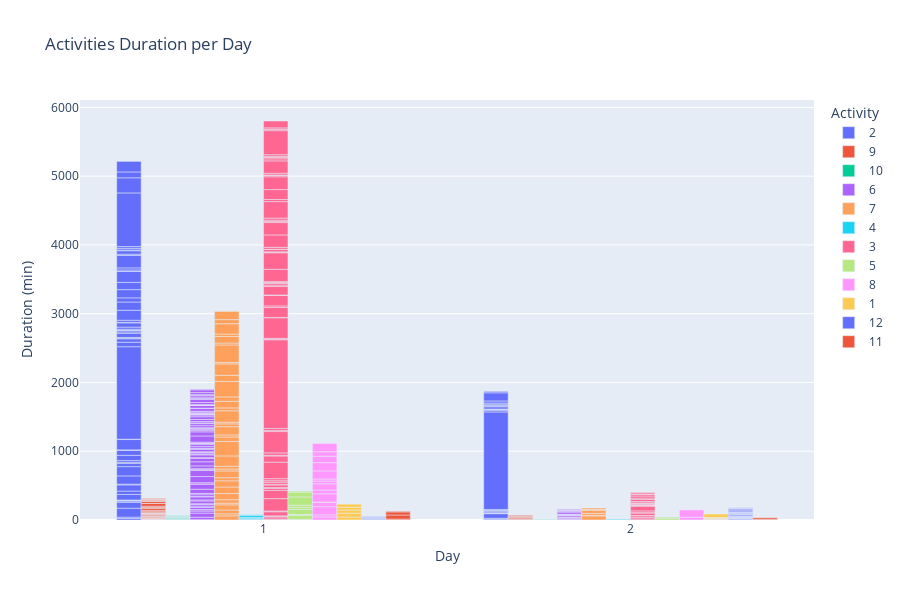

The code cell stored with this chart in its notebook:
### Code cell
#Perform your analysis here
fig = px.bar(all_activity_df, x="Day", y="Duration (min)",
             color='Activity', barmode='group',
             title="Activities Duration per Day" ,height=600)
fig.show()

### Figure 1 — Plotly figure (JSON) as saved in the notebook; plotly's stock layout.template omitted (floating-point values rounded to 4 significant figures)
{"data": [{"alignmentgroup": "True", "hovertemplate": "Activity=2<br>Day=%{x}<br>Duration (min)=%{y}<extra></extra>", "legendgroup": "2", "marker": {"color": "#636efa", "pattern": {"shape": ""}}, "name": "2", "offsetgroup": "2", "orientation": "v", "showlegend": true, "textposition": "auto", "type": "bar", "x": [1, 1, 1, 1, 1, 1, 1, 1, 2, 1, 2, 2, 1, 1, 1, 2, 2, 2, 1, 1, 1, 1, 1, 1, 1, 1, 2, 1, 1, 1, 1, 1, 1, 2, 2, 2, 1, 1, 1, 1, 2, 1, 1, 1, 1, 1, 2, 2, 2, 2, 2, 2, 1, 1, 1, 1, 1, 1, 1, 1, 2, 1, 1, 1, 1, 2, 1, 1, 1, 1, 1, 1, 1, 1, 2, 2], "xaxis": "x", "y": [22, 20, 130, 85, 20, 5, 5, 4, 10, 80, 15, 67, 50, 90, 10, 5, 5, 15, 120, 135, 45, 18, 25, 77, 72, 7, 14, 150, 5, 1345, 65, 50, 10, 10, 10, 1420, 10, 60, 20, 20, 20, 5, 15, 30, 62, 8, 16, 7, 33, 3, 16, 20, 30, 145, 120, 60, 120, 105, 160, 1, 15, 20, 30, 180, 20, 30, 50, 10, 25, 25, 780, 220, 85, 154, 119, 20], "yaxis": "y"}, {"alignmentgroup": "True", "hovertemplate": "Activity=9<br>Day=%{x}<br>Duration (min)=%{y}<extra></extra>", "legendgroup": "9", "marker": {"color": "#EF553B", "pattern": {"shape": ""}}, "name": "9", "offsetgroup": "9", "orientation": "v", "showlegend": true, "textposition": "auto", "type": "bar", "x": [1, 1, 1, 1, 1, 1, 2, 1, 1, 2, 1, 1, 1, 2, 1, 1, 1, 1, 1, 1, 1, 1, 1, 1, 1, 1, 2, 2, 1, 1, 1, 1, 2, 1, 1, 1, 2], "xaxis": "x", "y": [3, 5, 5, 2, 10, 5, 5, 10, 10, 10, 2, 10, 15, 15, 5, 10, 5, 1, 1, 7, 15, 20, 30, 10, 20, 40, 11, 15, 1, 30, 2, 10, 5, 15, 5, 10, 10], "yaxis": "y"}, {"alignmentgroup": "True", "hovertemplate": "Activity=10<br>Day=%{x}<br>Duration (min)=%{y}<extra></extra>", "legendgroup": "10", "marker": {"color": "#00cc96", "pattern": {"shape": ""}}, "name": "10", "offsetgroup": "10", "orientation": "v", "showlegend": true, "textposition": "auto", "type": "bar", "x": [1, 1, 1, 1, 1, 1, 1, 1, 1, 1, 1, 1, 2], "xaxis": "x", "y": [5, 5, 5, 5, 10, 5, 5, 5, 5, 5, 5, 5, 5], "yaxis": "y"}, {"alignmentgroup": "True", "hovertemplate": "Activity=6<br>Day=%{x}<br>Duration (min)=%{y}<extra></extra>", "legendgroup": "6", "marker": {"color": "#ab63fa", "pattern": {"shape": ""}}, "name": "6", "offsetgroup": "6", "orientation": "v", "showlegend": true, "textposition": "auto", "type": "bar", "x": [1, 1, 1, 1, 1, 1, 1, 1, 1, 2, 1, 1, 1, 1, 1, 1, 1, 1, 2, 1, 1, 1, 1, 1, 1, 1, 1, 2, 1, 1, 1, 1, 1, 1, 1, 2, 1, 1, 2, 1, 1, 1, 1, 2, 1, 1, 1, 1, 1, 1, 1, 1, 2, 1, 1, 1, 1, 1, 1, 2, 2, 1, 1, 1, 2, 1, 1, 1, 1, 1, 2, 1, 1, 1, 1, 1, 1, 1, 1, 2, 1, 1, 1, 2, 1, 1, 1, 1], "xaxis": "x", "y": [5, 35, 60, 30, 20, 2, 30, 20, 25, 10, 10, 40, 15, 45, 10, 30, 10, 60, 10, 72, 23, 0, 90, 90, 10, 15, 40, 15, 60, 50, 10, 40, 10, 20, 10, 10, 5, 39, 22, 5, 6, 25, 30, 5, 15, 5, 15, 90, 60, 25, 7, 18, 8, 10, 30, 30, 10, 20, 30, 5, 30, 40, 25, 10, 11, 5, 4, 10, 15, 10, 15, 40, 5, 40, 5, 5, 2, 30, 45, 5, 15, 20, 25, 10, 10, 30, 40, 10], "yaxis": "y"}, {"alignmentgroup": "True", "hovertemplate": "Activity=7<br>Day=%{x}<br>Duration (min)=%{y}<extra></extra>", "legendgroup": "7", "marker": {"color": "#FFA15A", "pattern": {"shape": ""}}, "name": "7", "offsetgroup": "7", "orientation": "v", "showlegend": true, "textposition": "auto", "type": "bar", "x": [1, 1, 1, 1, 1, 1, 1, 1, 1, 1, 1, 1, 1, 1, 1, 1, 1, 1, 2, 1, 2, 1, 1, 1, 1, 1, 1, 1, 2, 2, 1, 1, 1, 1, 2, 2, 1, 1, 1, 1, 1], "xaxis": "x", "y": [60, 30, 55, 75, 25, 50, 90, 95, 90, 45, 98, 28, 41, 150, 210, 65, 30, 120, 60, 41, 8, 25, 165, 42, 95, 65, 225, 90, 29, 43, 165, 20, 255, 29, 14, 20, 95, 35, 150, 60, 120], "yaxis": "y"}, {"alignmentgroup": "True", "hovertemplate": "Activity=4<br>Day=%{x}<br>Duration (min)=%{y}<extra></extra>", "legendgroup": "4", "marker": {"color": "#19d3f3", "pattern": {"shape": ""}}, "name": "4", "offsetgroup": "4", "orientation": "v", "showlegend": true, "textposition": "auto", "type": "bar", "x": [1, 1, 1, 1, 2, 1, 1], "xaxis": "x", "y": [5, 5, 17, 10, 10, 30, 10], "yaxis": "y"}, {"alignmentgroup": "True", "hovertemplate": "Activity=3<br>Day=%{x}<br>Duration (min)=%{y}<extra></extra>", "legendgroup": "3", "marker": {"color": "#FF6692", "pattern": {"shape": ""}}, "name": "3", "offsetgroup": "3", "orientation": "v", "showlegend": true, "textposition": "auto", "type": "bar", "x": [1, 1, 1, 1, 2, 1, 1, 1, 2, 1, 1, 1, 2, 2, 1, 1, 1, 1, 1, 2, 1, 1, 1, 2, 1, 1, 1, 1, 1, 1, 1, 1, 1, 1, 1, 1, 1, 1, 1, 2, 2, 1, 1, 1, 1, 2, 1, 1, 1, 1, 1, 1, 1, 2, 2, 1, 1, 1, 1, 1, 1, 1, 2, 1, 1, 1, 1, 1, 2, 2, 2, 1, 1, 1, 1, 2, 2, 1, 2, 2, 2, 1, 1, 1, 1], "xaxis": "x", "y": [5, 10, 30, 5, 15, 10, 60, 11, 20, 180, 120, 30, 25, 6, 10, 40, 7, 32, 21, 36, 30, 240, 90, 5, 10, 35, 310, 15, 30, 1290, 10, 10, 300, 5, 145, 22, 153, 6, 124, 25, 69, 20, 25, 15, 10, 10, 180, 240, 3, 11, 35, 2, 28, 8, 5, 180, 180, 15, 20, 30, 240, 30, 15, 145, 186, 19, 7, 25, 10, 20, 30, 180, 30, 20, 15, 20, 30, 25, 25, 5, 20, 350, 20, 20, 100], "yaxis": "y"}, {"alignmentgroup": "True", "hovertemplate": "Activity=5<br>Day=%{x}<br>Duration (min)=%{y}<extra></extra>", "legendgroup": "5", "marker": {"color": "#B6E880", "pattern": {"shape": ""}}, "name": "5", "offsetgroup": "5", "orientation": "v", "showlegend": true, "textposition": "auto", "type": "bar", "x": [1, 1, 1, 1, 1, 1, 2, 2, 1, 1, 1], "xaxis": "x", "y": [10, 55, 15, 75, 30, 30, 20, 20, 120, 70, 15], "yaxis": "y"}, {"alignmentgroup": "True", "hovertemplate": "Activity=8<br>Day=%{x}<br>Duration (min)=%{y}<extra></extra>", "legendgroup": "8", "marker": {"color": "#FF97FF", "pattern": {"shape": ""}}, "name": "8", "offsetgroup": "8", "orientation": "v", "showlegend": true, "textposition": "auto", "type": "bar", "x": [1, 1, 2, 1, 1, 1, 2, 1, 1, 1, 1, 1, 1, 1, 1, 1, 1], "xaxis": "x", "y": [45, 30, 40, 119, 63, 4, 106, 120, 55, 90, 40, 30, 118, 120, 94, 65, 120], "yaxis": "y"}, {"alignmentgroup": "True", "hovertemplate": "Activity=1<br>Day=%{x}<br>Duration (min)=%{y}<extra></extra>", "legendgroup": "1", "marker": {"color": "#FECB52", "pattern": {"shape": ""}}, "name": "1", "offsetgroup": "1", "orientation": "v", "showlegend": true, "textposition": "auto", "type": "bar", "x": [2, 2, 2, 1, 2, 2, 1, 2, 1, 1, 2, 1], "xaxis": "x", "y": [5, 2, 10, 44, 1, 10, 55, 10, 46, 40, 49, 45], "yaxis": "y"}, {"alignmentgroup": "True", "hovertemplate": "Activity=12<br>Day=%{x}<br>Duration (min)=%{y}<extra></extra>", "legendgroup": "12", "marker": {"color": "#636efa", "pattern": {"shape": ""}}, "name": "12", "offsetgroup": "12", "orientation": "v", "showlegend": true, "textposition": "auto", "type": "bar", "x": [2, 2, 2, 2, 1, 2, 2, 2, 1, 2, 2, 2, 1, 2, 2, 1, 1, 2, 1, 2, 2, 2, 2, 2, 2, 1, 2, 2, 2], "xaxis": "x", "y": [10, 10, 5, 5, 5, 5, 5, 5, 10, 10, 3, 16, 5, 5, 5, 5, 10, 10, 10, 10, 5, 8, 15, 15, 15, 5, 5, 5, 5], "yaxis": "y"}, {"alignmentgroup": "True", "hovertemplate": "Activity=11<br>Day=%{x}<br>Duration (min)=%{y}<extra></extra>", "legendgroup": "11", "marker": {"color": "#EF553B", "pattern": {"shape": ""}}, "name": "11", "offsetgroup": "11", "orientation": "v", "showlegend": true, "textposition": "auto", "type": "bar", "x": [1, 2, 2, 1, 1, 1], "xaxis": "x", "y": [13, 10, 22, 60, 45, 10], "yaxis": "y"}], "layout": {"barmode": "group", "height": 600, "legend": {"title": {"text": "Activity"}, "tracegroupgap": 0}, "title": {"text": "Activities Duration per Day"}, "xaxis": {"anchor": "y", "domain": [0, 1], "title": {"text": "Day"}}, "yaxis": {"anchor": "x", "domain": [0, 1], "title": {"text": "Duration (min)"}}}}
